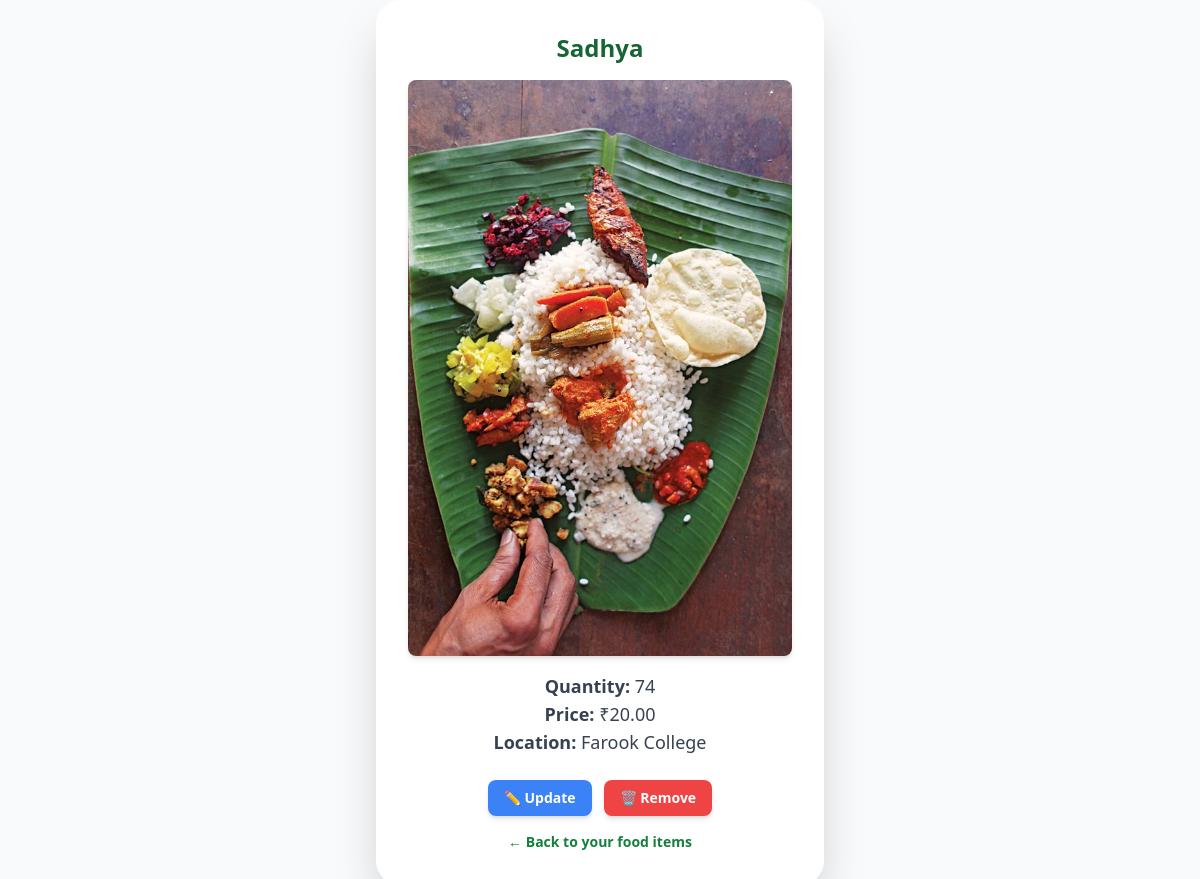
The page /food/14/ (signed in) on the database its author committed.
### food/models.py (models this page shows, shortened)
class FoodItem(models.Model):
    seller = models.ForeignKey(settings.AUTH_USER_MODEL, on_delete=models.CASCADE)
    Item_name = models.CharField(max_length=255)
    quantity = models.IntegerField()
    price = models.DecimalField(max_digits=6, decimal_places=2)
    location = models.CharField(max_length=250)
    photo = models.ImageField(upload_to='uploads/', blank=True, null=True)
    created_at = models.DateTimeField(auto_now_add=True)

### food/views.py (the view)
# urls.py: path('<int:food_id>/', food_detail, name='food_detail'),
@login_required
@user_passes_test(is_seller, login_url='users:login', redirect_field_name=None)
def food_detail(request, food_id):
    food_item = get_object_or_404(FoodItem, id=food_id, seller=request.user)
    return render(request, 'food/food_detail.html', {'food_item': food_item})

### food/views.py (called while the page is built)
def is_seller(user):
    return user.is_authenticated and user.role == 'seller'

### food/templates/food/food_detail.html
{% extends 'base.html' %}
{% load static %}
{% block content %}
<div class="flex justify-center items-center min-h-screen bg-gray-50">
    <div class="bg-white p-6 md:p-8 rounded-3xl shadow-2xl w-full max-w-md text-center">
        <h2 class="text-2xl font-bold text-green-800 mb-4">{{ food_item.Item_name }}</h2>
        {% if food_item.photo %}
            <img src="{{ food_item.photo.url }}"
                 alt="{{ food_item.Item_name }}"
                 class="w-full h-1/4 object-cover rounded-lg shadow-md mb-4">
        {% else %}
            <p class="text-gray-500 italic mb-4">No image available.</p>
        {% endif %}
        <p class="text-lg text-gray-700"><strong>Quantity:</strong> {{ food_item.quantity }}</p>
        <p class="text-lg text-gray-700"><strong>Price:</strong> ₹{{ food_item.price }}</p>
        <p class="text-lg text-gray-700"><strong>Location:</strong> {{ food_item.location }}</p>
        <div class="mt-6 flex justify-center gap-3">
            <a href="{% url 'food:update_food' food_item.id %}"
               class="px-4 py-2 bg-blue-500 text-white text-sm font-semibold rounded-lg shadow-md hover:bg-blue-600 transition">
               ✏️ Update
            </a>
            <a href="{% url 'food:delete_food' food_item.id %}"
               onclick="return confirm('Are you sure you want to remove this item?');"
               class="px-4 py-2 bg-red-500 text-white text-sm font-semibold rounded-lg shadow-md hover:bg-red-600 transition">
               🗑️ Remove
            </a>
        </div>
        <a href="{% url 'food:food_list' %}"
           class="mt-4 inline-block text-green-700 font-semibold text-sm hover:text-green-900 transition">
           ← Back to your food items
        </a>
    </div>
</div>
{% endblock %}

### rows shown on the page
FoodItem: Item_name "Sadhya", photo (picture), quantity "74", price "20.00", location "Farook College"
